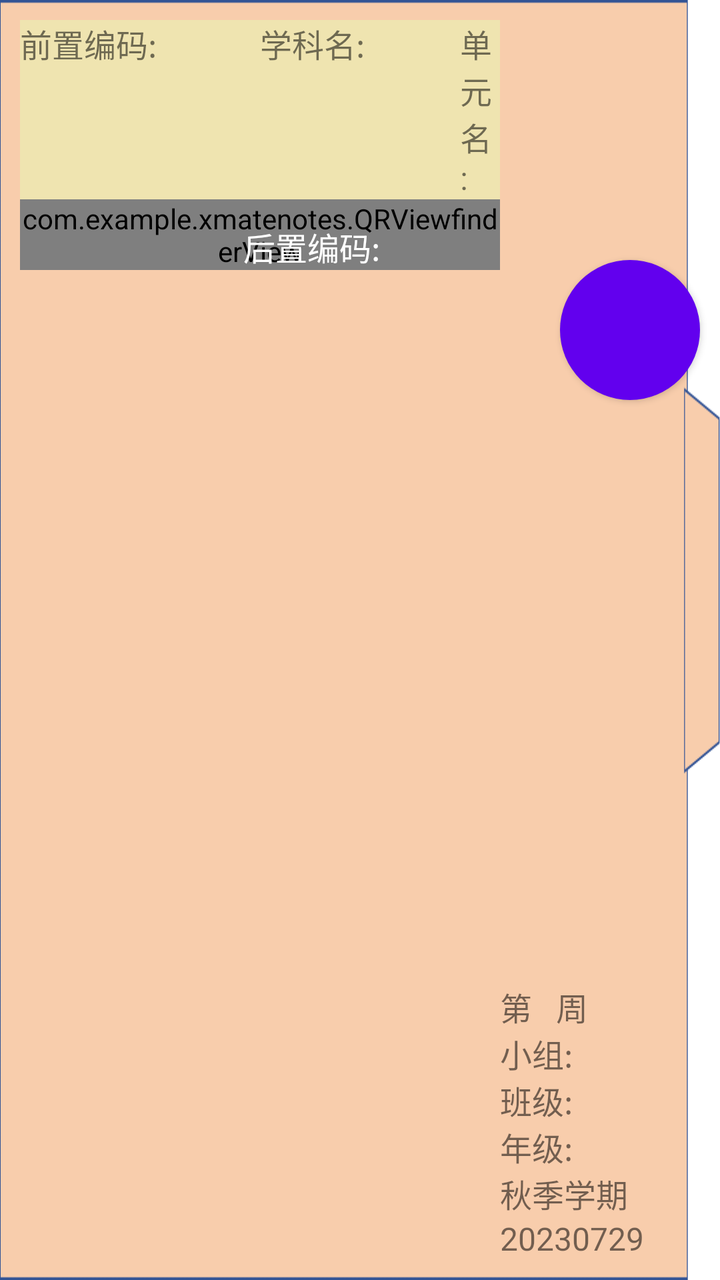
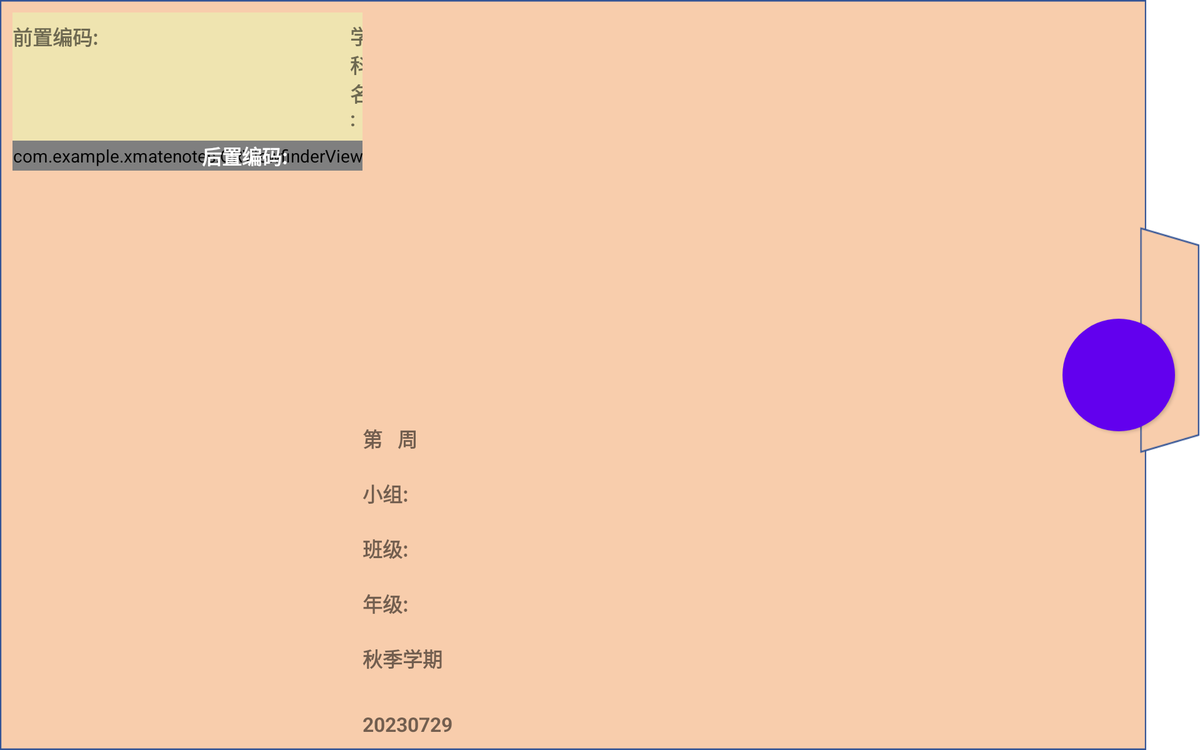

Compare how this app lays out the same screen by default and in its alternative resource folder. The renders come first, then the two layout files and the values they reference.
<!-- AndroidManifest.xml: application theme Theme.XmateNotes -->
<!-- res/layout/activity_opencamera.xml -->
<RelativeLayout
    xmlns:android="http://schemas.android.com/apk/res/android"
    xmlns:tools="http://schemas.android.com/tools"
    xmlns:app="http://schemas.android.com/apk/res-auto"
    android:layout_width="match_parent"
    android:layout_height="match_parent"
    tools:context=".ui.qrcode.WeChatQRCodeActivity"
    >

    <RelativeLayout
        android:id="@+id/left_layout"
        android:layout_width="wrap_content"
        android:layout_height="wrap_content"
        android:background="@drawable/camera_background"
        >

        <LinearLayout
            android:layout_width="wrap_content"
            android:layout_height="wrap_content"
            android:orientation="horizontal">

            <LinearLayout
                android:layout_width="0dp"
                android:layout_height="wrap_content"
                android:layout_weight="1"
                android:layout_marginTop="10dp"
                android:layout_marginBottom="10dp"
                android:layout_marginStart="10dp"
                android:orientation="vertical">

                <RelativeLayout
                    android:layout_width="match_parent"
                    android:layout_height="wrap_content"
                    android:id="@+id/TopBar_layout"
                    android:background="#EFE4B0"
                    >

                    <TextView
                        android:id="@+id/precode_text"
                        android:layout_width="wrap_content"
                        android:layout_height="wrap_content"
                        android:text="前置编码:"
                        android:textSize="16dp"
                        />

                    <TextView
                        android:layout_marginStart="120dp"
                        android:id="@+id/subject_text"
                        android:layout_width="wrap_content"
                        android:layout_height="wrap_content"
                        android:text="学科名:"
                        android:textSize="16dp"
                        />

                    <TextView
                        android:layout_marginStart="220dp"
                        android:id="@+id/unit_text"
                        android:layout_width="wrap_content"
                        android:layout_height="wrap_content"
                        android:text="单元名:"
                        android:textSize="16dp"
                        />

                    <TextView
                        android:layout_marginStart="420dp"
                        android:id="@+id/stage_text"
                        android:layout_width="wrap_content"
                        android:layout_height="wrap_content"
                        android:text="阶段:"
                        android:textSize="16dp"
                        />

                    <TextView
                        android:layout_marginStart="560dp"
                        android:id="@+id/classtime_text"
                        android:layout_width="wrap_content"
                        android:layout_height="wrap_content"
                        android:text="课时:"
                        android:textSize="16dp"
                        />


                </RelativeLayout>

                <FrameLayout
                    android:layout_below="@id/TopBar_layout"
                    android:layout_toStartOf="@id/verticalBar_layout"
                    android:layout_alignStart="@id/TopBar_layout"
                    android:layout_alignEnd="@id/TopBar_layout"
                    android:layout_width="wrap_content"
                    android:layout_weight="1"
                    android:layout_height="0dp">

                    <androidx.camera.view.PreviewView
                        android:id="@+id/previewView"
                        android:layout_width="match_parent"
                        android:layout_height="match_parent"/>
                    <ImageView
                        android:id="@+id/ivResult"
                        android:layout_width="match_parent"
                        android:layout_height="match_parent"/>
                    <com.example.xmatenotes.QRViewfinderView
                        android:id="@+id/QRViewfinderView"
                        android:layout_width="match_parent"
                        android:layout_height="match_parent"
                        app:vvViewfinderStyle="popular"
                        app:vvLaserStyle="image"
                        app:vvLaserDrawableRatio="0.8"
                        app:vvLaserDrawable="@drawable/ic_laser_line"/>

                    <TextView
                            android:id="@+id/postcode_text"
                            android:layout_width="wrap_content"
                            android:layout_height="wrap_content"
                            android:text="后置编码:"
                            android:textSize="16dp"
                            android:textColor="@color/white"
                            android:layout_marginEnd="60dp"
                            android:layout_gravity="right|bottom">

                    </TextView>

                </FrameLayout>
                </LinearLayout>

            <RelativeLayout
                android:layout_width="75dp"
                android:layout_height="wrap_content"
                android:layout_marginEnd="35dp"
                android:layout_marginBottom="10dp"
                android:id="@+id/verticalBar_layout"
                >

                <TextView
                    android:id="@+id/week_text"
                    android:layout_width="wrap_content"
                    android:layout_height="wrap_content"
                    android:text="第   周"
                    android:textSize="16dp"
                    android:layout_above="@id/group_text"
                    />
                <TextView
                    android:id="@+id/group_text"
                    android:layout_width="wrap_content"
                    android:layout_height="wrap_content"
                    android:text="小组:"
                    android:textSize="16dp"
                    android:layout_above="@id/room_text"
                    />

                <TextView
                    android:id="@+id/room_text"
                    android:layout_width="wrap_content"
                    android:layout_height="wrap_content"
                    android:text="班级:"
                    android:textSize="16dp"
                    android:layout_above="@id/grade_text"
                    />
                <TextView
                    android:id="@+id/grade_text"
                    android:layout_width="wrap_content"
                    android:layout_height="wrap_content"
                    android:text="年级:"
                    android:textSize="16dp"
                    android:layout_above="@id/term_text"
                    />
                <TextView
                    android:id="@+id/term_text"
                    android:layout_width="wrap_content"
                    android:layout_height="wrap_content"
                    android:text="秋季学期"
                    android:textSize="16dp"
                    android:layout_above="@id/day_text"
                    />

                <TextView
                    android:id="@+id/day_text"
                    android:layout_width="wrap_content"
                    android:layout_height="wrap_content"
                    android:text="20230729"
                    android:textSize="16dp"
                    android:layout_alignParentBottom="true"

                    />
            </RelativeLayout>

        </LinearLayout>

    
    
    
    
    
    
    
    
    

        <Button
            android:id="@+id/btnCapture"
            android:layout_width="70dp"
            android:layout_height="70dp"
            android:layout_alignParentEnd="true"
            android:layout_centerHorizontal="true"
            android:layout_marginTop="130dp"
            android:layout_marginEnd="10dp"
            android:background="@drawable/circle_shape"
            android:text=" "
            android:textColor="#000000"
            android:textSize="22sp" />

    </RelativeLayout>
























































































</RelativeLayout>
<!-- resources referenced by this layout -->
<resources>
  <color name="white">#FFFFFFFF</color>
  <!-- drawable camera_background: png bitmap (drawable-xxhdpi, 9941 bytes) -->
  <!-- drawable circle_shape (drawable) -->
  <shape xmlns:android="http://schemas.android.com/apk/res/android"
      android:shape="oval">
      <solid android:color="#7F82BB" />
      <size
          android:width="48dp"
          android:height="48dp" />
  </shape>
  <style name="Theme.XmateNotes" parent="Theme.MaterialComponents.DayNight.DarkActionBar">
          
          <item name="colorPrimary">@color/purple_500</item>
          <item name="colorPrimaryVariant">@color/purple_700</item>
          <item name="colorOnPrimary">@color/white</item>
          
          <item name="colorSecondary">@color/teal_200</item>
          <item name="colorSecondaryVariant">@color/teal_700</item>
          <item name="colorOnSecondary">@color/black</item>
          
          <item name="android:statusBarColor">?attr/colorPrimaryVariant</item>
          
      </style>
  <color name="purple_500">#FF6200EE</color>
  <color name="purple_700">#FF3700B3</color>
  <color name="teal_200">#FF03DAC5</color>
  <color name="teal_700">#FF018786</color>
  <color name="black">#FF000000</color>
</resources>
<!-- res/layout-large-land/activity_opencamera.xml (the repository's variant of the layout above) -->
<!-- drawn on a 7-inch tablet turned sideways -->
<RelativeLayout
    xmlns:android="http://schemas.android.com/apk/res/android"
    xmlns:tools="http://schemas.android.com/tools"
    xmlns:app="http://schemas.android.com/apk/res-auto"
    android:layout_width="match_parent"
    android:layout_height="match_parent"
    tools:context=".ui.qrcode.WeChatQRCodeActivity"
    >

    <RelativeLayout
        android:id="@+id/left_layout"
        android:layout_width="wrap_content"
        android:layout_height="wrap_content"
        android:background="@drawable/camera_background"
        >

        <LinearLayout
            android:layout_width="wrap_content"
            android:layout_height="wrap_content"
            android:orientation="horizontal">

            <LinearLayout
                android:layout_width="0dp"
                android:layout_height="wrap_content"
                android:layout_weight="1"
                android:layout_marginTop="10dp"
                android:layout_marginBottom="10dp"
                android:layout_marginStart="10dp"
                android:orientation="vertical">

                <RelativeLayout
                    android:layout_width="match_parent"
                    android:layout_height="wrap_content"
                    android:paddingVertical="7dp"
                    android:id="@+id/TopBar_layout"
                    android:background="#EFE4B0"
                    >

                    <TextView
                        android:id="@+id/precode_text"
                        android:layout_width="wrap_content"
                        android:layout_height="wrap_content"
                        android:text="前置编码:"
                        android:textSize="16sp"
                        android:textStyle="bold"
                        />

                    <TextView
                        android:layout_marginStart="270dp"
                        android:id="@+id/subject_text"
                        android:layout_width="wrap_content"
                        android:layout_height="wrap_content"
                        android:text="学科名:"
                        android:textSize="16sp"
                        android:textStyle="bold"
                        />

                    <TextView
                        android:layout_marginStart="400dp"
                        android:id="@+id/unit_text"
                        android:layout_width="wrap_content"
                        android:layout_height="wrap_content"
                        android:text="单元名:"
                        android:textSize="16sp"
                        android:textStyle="bold"
                        />

                    <TextView
                        android:layout_marginStart="770dp"
                        android:id="@+id/stage_text"
                        android:layout_width="wrap_content"
                        android:layout_height="wrap_content"
                        android:text="阶段:"
                        android:textSize="16sp"
                        android:textStyle="bold"
                        />

                    <TextView
                        android:layout_marginStart="920dp"
                        android:id="@+id/classtime_text"
                        android:layout_width="wrap_content"
                        android:layout_height="wrap_content"
                        android:text="课时:"
                        android:textSize="16sp"
                        android:textStyle="bold"
                        />


                </RelativeLayout>

                <FrameLayout
                    android:layout_below="@id/TopBar_layout"
                    android:layout_toStartOf="@id/verticalBar_layout"
                    android:layout_alignStart="@id/TopBar_layout"
                    android:layout_alignEnd="@id/TopBar_layout"
                    android:layout_width="wrap_content"
                    android:layout_weight="1"
                    android:layout_height="0dp">

                    <androidx.camera.view.PreviewView
                        android:id="@+id/previewView"
                        android:layout_width="match_parent"
                        android:layout_height="match_parent"/>
                    <ImageView
                        android:id="@+id/ivResult"
                        android:layout_width="match_parent"
                        android:layout_height="match_parent"/>
                    <com.example.xmatenotes.QRViewfinderView
                        android:id="@+id/QRViewfinderView"
                        android:layout_width="match_parent"
                        android:layout_height="match_parent"
                        app:vvViewfinderStyle="popular"
                        app:vvLaserStyle="image"
                        app:vvLaserDrawableRatio="0.8"
                        app:vvLaserDrawable="@drawable/ic_laser_line"/>

                    <TextView
                            android:id="@+id/postcode_text"
                            android:layout_width="wrap_content"
                            android:layout_height="wrap_content"
                            android:text="后置编码:"
                            android:textSize="16sp"
                            android:textStyle="bold"
                            android:textColor="@color/white"
                            android:layout_marginEnd="60dp"
                            android:layout_gravity="right|bottom">

                    </TextView>

                </FrameLayout>
                </LinearLayout>

            <RelativeLayout
                android:layout_width="100dp"
                android:layout_height="wrap_content"
                android:layout_marginEnd="35dp"
                android:layout_marginBottom="10dp"
                android:id="@+id/verticalBar_layout"
                >

                <TextView
                    android:id="@+id/week_text"
                    android:layout_width="wrap_content"
                    android:layout_height="wrap_content"
                    android:text="第   周"
                    android:textSize="16sp"
                    android:layout_above="@id/group_text"
                    android:layout_marginVertical="10dp"
                    android:textStyle="bold"
                    />
                <TextView
                    android:id="@+id/group_text"
                    android:layout_width="wrap_content"
                    android:layout_height="wrap_content"
                    android:text="小组:"
                    android:textSize="16sp"
                    android:layout_above="@id/room_text"
                    android:layout_marginVertical="10dp"
                    android:textStyle="bold"
                    />

                <TextView
                    android:id="@+id/room_text"
                    android:layout_width="wrap_content"
                    android:layout_height="wrap_content"
                    android:text="班级:"
                    android:textSize="16sp"
                    android:layout_above="@id/grade_text"
                    android:layout_marginVertical="10dp"
                    android:textStyle="bold"
                    />
                <TextView
                    android:id="@+id/grade_text"
                    android:layout_width="wrap_content"
                    android:layout_height="wrap_content"
                    android:text="年级:"
                    android:textSize="16sp"
                    android:layout_above="@id/term_text"
                    android:layout_marginVertical="10dp"
                    android:textStyle="bold"
                    />
                <TextView
                    android:id="@+id/term_text"
                    android:layout_width="wrap_content"
                    android:layout_height="wrap_content"
                    android:text="秋季学期"
                    android:textSize="16sp"
                    android:layout_above="@id/day_text"
                    android:layout_marginVertical="10dp"
                    android:textStyle="bold"
                    />

                <TextView
                    android:id="@+id/day_text"
                    android:layout_width="wrap_content"
                    android:layout_height="wrap_content"
                    android:text="20230729"
                    android:textSize="16sp"
                    android:layout_alignParentBottom="true"
                    android:layout_marginVertical="10dp"
                    android:textStyle="bold"

                    />
            </RelativeLayout>

        </LinearLayout>

    
    
    
    
    
    
    
    
    

        <Button
            android:id="@+id/btnCapture"
            android:layout_width="90dp"
            android:layout_height="90dp"
            android:layout_alignParentEnd="true"
            android:layout_centerInParent="true"
            android:layout_marginEnd="20dp"
            android:background="@drawable/circle_shape"
            android:text=" "
            android:textColor="#000000"
            android:textSize="30sp" />

    </RelativeLayout>
























































































</RelativeLayout>
